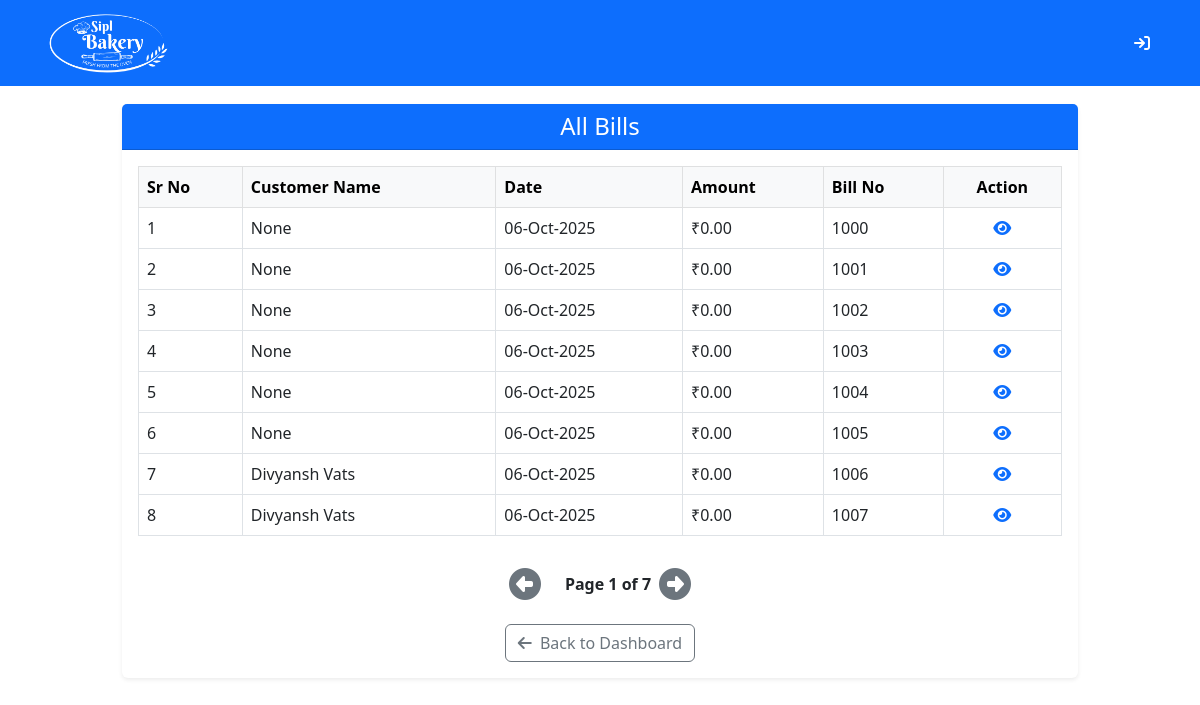
/admino/all-bills/, run on the app's committed database.
### bills/models.py (models this page shows, shortened)
class Bill(models.Model):
    bill_no = models.IntegerField(unique=True)
    customer_name = models.CharField(max_length=100, null=True, blank=True)
    customer_phone = models.CharField(max_length=15, blank=True)
    created_by = models.ForeignKey(User, on_delete=models.CASCADE)
    total = models.DecimalField(max_digits=10, decimal_places=2, default=0)
    created_at = models.DateTimeField(auto_now_add=True)

### bills/helper.py (the view)
# urls.py: path('admino/all-bills/', helper.total_bills, name='admin_all_bills'),
def total_bills(request):
    bills = Bill.objects.all()
    return render(request, 'admin/all_bills.html', {'bills': bills})

### templates/admin/all_bills.html (shortened to what this page needs)
{% extends 'base.html' %}
{% load static %}
{% block content %}
<div class="container-fluid mt-4">
  <div class="row">
    <main class="col-md-10 mx-auto">
      <div class="card shadow-sm border-0">
        <div class="card-header bg-primary text-white text-center">
          <h4 class="mb-0">All Bills</h4>
        </div>
        <div class="card-body">
          <div class="table-responsive">
            <table class="table table-bordered table-hover align-middle" id="billTable">
              <thead class="table-light">
                <tr>
                  <th scope="col">Sr No</th>
                  <th scope="col">Customer Name</th>
                  <th scope="col">Date</th>
                  <th scope="col">Amount</th>
                  <th scope="col">Bill No</th>
                  <th scope="col" class="text-center">Action</th>
                </tr>
              </thead>
              <tbody>
                {% for bill in bills %}
                <tr>
                  <td>{{ forloop.counter }}</td>
                  <td>{{ bill.customer_name }}</td>
                  <td>{{ bill.created_at|date:"d-M-Y" }}</td>
                  <td>₹{{ bill.total }}</td>
                  <td>{{ bill.bill_no }}</td>
                  <td class="text-center">
                    <a href="{% url 'view_bill' bill_no=bill.bill_no %}" title="View Bill">
                      <i class="fa-solid fa-eye text-primary" style="cursor:pointer;"></i>
                    </a>
                  </td>
                </tr>
                {% empty %}
                <tr>
                  <td colspan="6" class="text-center text-muted">No bills found.</td>
                </tr>
                {% endfor %}
              </tbody>
            </table>
          </div>
          <div class="d-flex justify-content-center align-items-center mt-3">
            <i id="prevBtn" class="fa-solid fa-circle-left fa-2x text-secondary me-3" style="cursor: pointer;"></i>
            <span id="pageInfo" class="fw-bold mx-2"></span>
            <i id="nextBtn" class="fa-solid fa-circle-right fa-2x text-secondary" style="cursor: pointer;"></i>
          </div>
          <div class="text-center mt-4">
            <a href="{% url 'admin_dashboard' %}" class="btn btn-outline-secondary">
              <i class="fa-solid fa-arrow-left me-1"></i> Back to Dashboard
            </a>
          </div>
        </div>
      </div>
    </main>
  </div>
</div>
{% endblock %}

### templates/base.html (shortened to what this page needs)
{% load static %}
<!DOCTYPE html>
<html lang="en">
<head>
    <link href="https://cdn.jsdelivr.net/npm/bootstrap@5.3.0/dist/css/bootstrap.min.css" rel="stylesheet">
    <link href="{% static 'css/print.css' %}" rel="stylesheet">
    <link rel="stylesheet" href="https://cdnjs.cloudflare.com/ajax/libs/font-awesome/6.5.0/css/all.min.css"/>
</head>
<body style="padding-top: 80px;">
    <nav class="navbar navbar-expand-lg navbar-dark bg-primary fixed-top">
        <div class="container">
            <a class="navbar-brand d-flex align-items-center" href="#">
                <img src="{% static 'images/logos/logo_2.png' %}" alt="Billing System" height="60" class="me-2">
            </a>
            <div class="collapse navbar-collapse" id="navbarNav">
                <ul class="navbar-nav ms-auto d-flex align-items-center">
                    {% if user.is_authenticated %}
                    <li class="nav-item">
                        <a class="nav-link text-white fw-bold" href="{% url 'logout' %}">
                            <i class="fas fa-sign-out"></i>
                        </a>
                    </li>
                    {% else %}
                    <li class="nav-item">
                        <a class="nav-link text-white fw-bold" href="{% url 'login' %}">
                            <i class="fas fa-sign-in"></i>
                        </a>
                    </li>
                    {% endif %}
                </ul>
            </div>
        </div>
    </nav>
    <div class="container-fluid mt-4">
        {% block content %}
        {% endblock %}
    </div>
</body>
</html>

### data on the page
Bill: customer_name "None", created_at "06-Oct-2025", total "0.00", bill_no "1000"
Bill: customer_name "None", created_at "06-Oct-2025", total "0.00", bill_no "1001"
Bill: customer_name "None", created_at "06-Oct-2025", total "0.00", bill_no "1002"
Bill: customer_name "None", created_at "06-Oct-2025", total "0.00", bill_no "1003"
Bill: customer_name "None", created_at "06-Oct-2025", total "0.00", bill_no "1004"
Bill: customer_name "None", created_at "06-Oct-2025", total "0.00", bill_no "1005"
Bill: customer_name "Divyansh Vats", created_at "06-Oct-2025", total "0.00", bill_no "1006"
Bill: customer_name "Divyansh Vats", created_at "06-Oct-2025", total "0.00", bill_no "1007"
